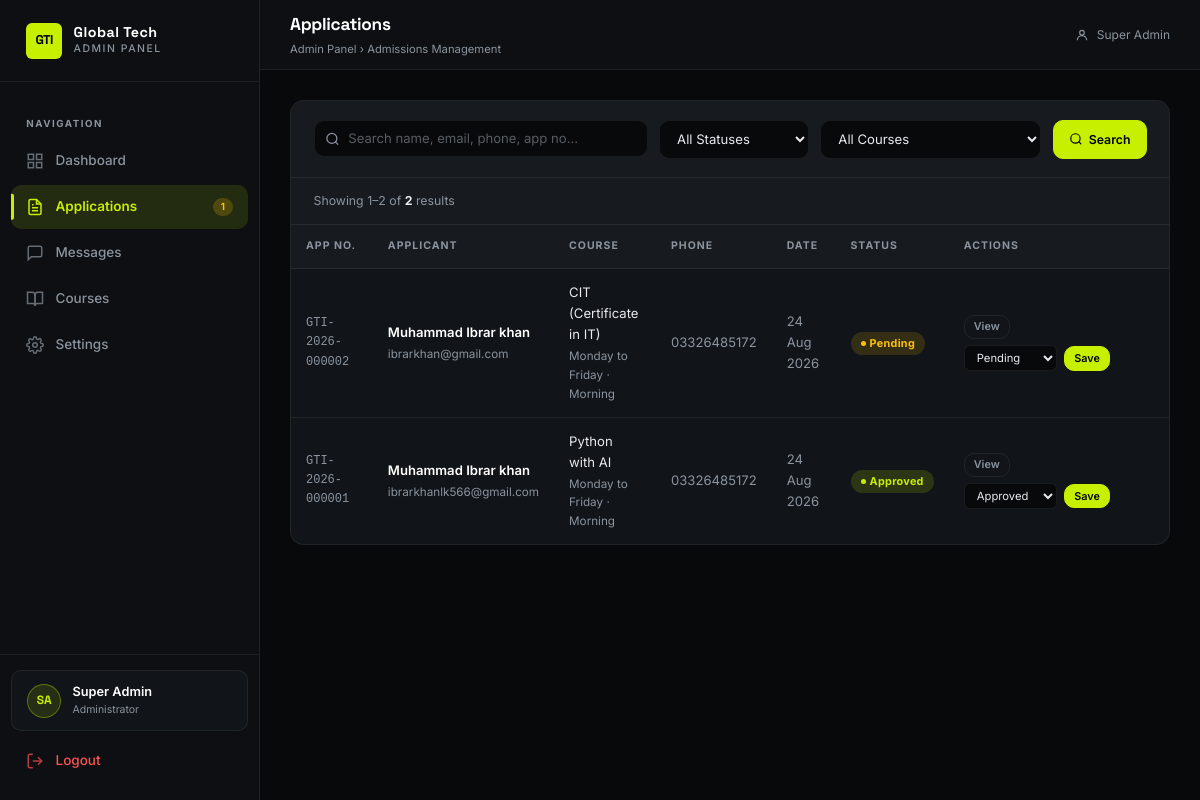
Page /admin/applications.php (signed in) on the committed database.
### tables this page shows
CREATE TABLE `applications` (
  `id` int(11) NOT NULL AUTO_INCREMENT,
  `application_no` varchar(25) NOT NULL DEFAULT '',
  `full_name` varchar(100) NOT NULL,
  `father_name` varchar(100) DEFAULT NULL,
  `email` varchar(150) NOT NULL,
  `phone` varchar(50) NOT NULL,
  `whatsapp` varchar(50) DEFAULT NULL,
  `date_of_birth` date DEFAULT NULL,
  `gender` enum('Male','Female','Other') DEFAULT NULL,
  `address` text DEFAULT NULL,
  `city` varchar(100) DEFAULT NULL,
  `course_id` int(11) NOT NULL,
  `batch` varchar(50) DEFAULT NULL,
  `timing` varchar(50) DEFAULT NULL,
  `education` varchar(100) DEFAULT NULL,
  `institution` varchar(150) DEFAULT NULL,
  `message` text DEFAULT NULL,
  `document_path` varchar(255) DEFAULT NULL,
  `status` enum('pending','reviewing','approved','rejected') NOT NULL DEFAULT 'pending',
  `admin_notes` text DEFAULT NULL,
  `created_at` timestamp NOT NULL DEFAULT current_timestamp(),
  `updated_at` timestamp NOT NULL DEFAULT current_timestamp() ON UPDATE current_timestamp(),
  PRIMARY KEY (`id`),
  UNIQUE KEY `uq_applications_no` (`application_no`),
  KEY `idx_applications_course` (`course_id`),
  KEY `idx_applications_status` (`status`),
  KEY `idx_applications_email` (`email`),
  KEY `idx_applications_created` (`created_at`),
  CONSTRAINT `fk_applications_course` FOREIGN KEY (`course_id`) REFERENCES `courses` (`id`) ON UPDATE CASCADE
);

CREATE TABLE `courses` (
  `id` int(11) NOT NULL AUTO_INCREMENT,
  `title` varchar(150) NOT NULL,
  `slug` varchar(150) NOT NULL,
  `short_description` text DEFAULT NULL,
  `description` longtext DEFAULT NULL,
  `duration` varchar(50) DEFAULT NULL,
  `level` varchar(50) DEFAULT NULL,
  `image` varchar(255) DEFAULT NULL,
  `status` enum('active','inactive') NOT NULL DEFAULT 'active',
  `sort_order` int(11) NOT NULL DEFAULT 0,
  `created_at` timestamp NOT NULL DEFAULT current_timestamp(),
  `updated_at` timestamp NOT NULL DEFAULT current_timestamp() ON UPDATE current_timestamp(),
  PRIMARY KEY (`id`),
  UNIQUE KEY `uq_courses_slug` (`slug`),
  KEY `idx_courses_status` (`status`),
  KEY `idx_courses_sort` (`sort_order`)
);

### includes/functions.php (called while the page is built, shortened)
<?php
function e(?string $string): string {
    return htmlspecialchars($string ?? '', ENT_QUOTES | ENT_SUBSTITUTE, 'UTF-8');
}
function format_date(string $date, string $format = 'd M Y'): string {
    try {
        return date($format, strtotime($date));
    } catch (\Exception $e) {
        return $date;
    }
}
function get_status_badge_class(string $status): string {
    return match(strtolower($status)) {
        'pending'    => 'badge-warning',
        'reviewing'  => 'badge-info',
        'approved'   => 'badge-success',
        'rejected'   => 'badge-danger',
        'unread'     => 'badge-warning',
        'read'       => 'badge-info',
        'replied'    => 'badge-success',
        'archived'   => 'badge-muted',
        'active'     => 'badge-success',
        'inactive'   => 'badge-danger',
        default      => 'badge-muted',
    };
}
function get_pagination_offset(int $page, int $per_page): int {
    return max(0, ($page - 1) * $per_page);
}
function get_current_page(): int {
    return max(1, (int)($_GET['page'] ?? 1));
}
?>

### admin/applications.php (the view, shortened to what this page needs)
<?php
require_once '../includes/functions.php';
$pdo = db();
$pending_count = (int)$pdo->query("SELECT COUNT(*) FROM applications WHERE status='pending'")->fetchColumn();
$q             = trim($_GET['q'] ?? '');
$status_filter = trim($_GET['status'] ?? '');
$course_filter = trim($_GET['course_id'] ?? '');
$per_page      = 20;
$page          = get_current_page();
$valid_statuses = ['pending', 'reviewing', 'approved', 'rejected'];
$where  = 'WHERE 1=1';
$params = [];
$count_stmt = $pdo->prepare("SELECT COUNT(*) FROM applications a $where");
$count_stmt->execute($params);
$total_items = (int)$count_stmt->fetchColumn();
$total_pages = max(1, (int)ceil($total_items / $per_page));
$page        = min($page, $total_pages);
$offset      = get_pagination_offset($page, $per_page);
$stmt = $pdo->prepare("
    SELECT a.*, c.title as course_title
    FROM applications a
    JOIN courses c ON a.course_id = c.id
    $where
    ORDER BY a.id DESC
    LIMIT $per_page OFFSET $offset
");
$stmt->execute($params);
$applications = $stmt->fetchAll();
$active_page = 'applications';
$page_title  = 'Applications';
$page_sub    = 'Admissions Management';
?>
<!DOCTYPE html>
<html lang="en">
<head>
    <link rel="stylesheet" href="assets/css/admin.css">
</head>
<body>
<div class="admin-layout">
    <?php include __DIR__ . '/includes/sidebar.php'; ?>
    <main class="admin-main">
        <?php include __DIR__ . '/includes/header.php'; ?>
        <div class="admin-content">
            <div class="section-card">
                <form method="GET" action="">
                    <div class="filter-bar">
                        <div class="filter-search">
                            <input type="text" name="q" class="form-control" placeholder="Search name, email, phone, app no…" value="<?= e($q) ?>">
                        </div>
                        <div class="filter-select">
                            <select name="status" class="form-control" onchange="this.form.submit()">
                                <option value="">All Statuses</option>
                            </select>
                        </div>
                        <div class="filter-select">
                            <select name="course_id" class="form-control" onchange="this.form.submit()">
                                <option value="">All Courses</option>
                            </select>
                        </div>
                        <button type="submit" class="btn-admin btn-primary-admin">
                            <svg viewBox="0 0 24 24" fill="none" stroke="currentColor" stroke-width="2"><circle cx="11" cy="11" r="8"/><line x1="21" y1="21" x2="16.65" y2="16.65"/></svg>
                            Search
                        </button>
                    </div>
                </form>
                <div style="padding:0.875rem 1.5rem; border-bottom:1px solid var(--border); font-size:0.82rem; color:var(--muted); display:flex; justify-content:space-between; align-items:center; background:var(--surface-2);">
                    <span>
                        Showing <?= number_format(min(($page-1)*$per_page+1, $total_items)) ?>–<?= number_format(min($page*$per_page, $total_items)) ?> of <strong style="color:var(--text)"><?= number_format($total_items) ?></strong> results
                    </span>
                </div>
                <div class="table-wrapper">
                    <?php if (empty($applications)): ?>
                    <div class="empty-state">
                        <div class="empty-state-icon">
                            <svg viewBox="0 0 24 24" fill="none" stroke="currentColor" stroke-width="2"><path d="M14 2H6a2 2 0 0 0-2 2v16a2 2 0 0 0 2 2h12a2 2 0 0 0 2-2V8z"/><polyline points="14 2 14 8 20 8"/></svg>
                        </div>
                        <h3>No applications found</h3>
                        <p><?= $q || $status_filter || $course_filter ? 'Try adjusting your search or filters.' : 'Applications submitted via the Apply page will appear here.' ?></p>
                    </div>
                    <?php else: ?>
                    <table class="data-table">
                        <thead>
                            <tr>
                                <th>App No.</th>
                                <th>Applicant</th>
                                <th>Course</th>
                                <th>Phone</th>
                                <th>Date</th>
                                <th>Status</th>
                                <th style="min-width:220px;">Actions</th>
                            </tr>
                        </thead>
                        <tbody>
                            <?php foreach ($applications as $app): ?>
                            <tr id="row-<?= (int)$app['id'] ?>">
                                <td data-label="App No." class="mono"><?= e($app['application_no']) ?></td>
                                <td data-label="Applicant">
                                    <div class="name-cell"><?= e($app['full_name']) ?></div>
                                    <div class="sub-cell"><?= e($app['email']) ?></div>
                                </td>
                                <td data-label="Course">
                                    <?= e($app['course_title']) ?>
                                    <?php if ($app['batch'] || $app['timing']): ?>
                                    <div class="sub-cell"><?= e($app['batch']) ?><?= $app['batch'] && $app['timing'] ? ' · ' : '' ?><?= e($app['timing']) ?></div>
                                    <?php endif; ?>
                                </td>
                                <td data-label="Phone" style="color:var(--muted);"><?= e($app['phone']) ?></td>
                                <td data-label="Date" style="color:var(--muted);"><?= format_date($app['created_at']) ?></td>
                                <td data-label="Status">
                                    <span class="badge <?= get_status_badge_class($app['status']) ?>" id="badge-<?= (int)$app['id'] ?>">
                                        <span class="badge-dot"></span>
                                        <?= ucfirst(e($app['status'])) ?>
                                    </span>
                                </td>
                                <td data-label="Actions">
                                    <div style="display:flex;gap:6px;align-items:center;flex-wrap:wrap;">
                                        <a href="application_view.php?id=<?= (int)$app['id'] ?>" class="btn-admin btn-ghost btn-xs">View</a>
                                        <div class="inline-form">
                                            <select class="status-select" id="sel-<?= (int)$app['id'] ?>" style="font-size:0.75rem;">
                                                <?php foreach ($valid_statuses as $s): ?>
                                                <option value="<?= e($s) ?>" <?= $app['status'] === $s ? 'selected' : '' ?>><?= ucfirst($s) ?></option>
                                                <?php endforeach; ?>
                                            </select>
                                            <button
                                                class="btn-admin btn-primary-admin btn-xs"
                                                onclick="updateStatus(<?= (int)$app['id'] ?>)"
                                                id="savebtn-<?= (int)$app['id'] ?>">
                                                Save
                                            </button>
                                        </div>
                                    </div>
                                </td>
                            </tr>
                            <?php endforeach; ?>
                        </tbody>
                    </table>
                    <?php endif; ?>
                </div>
            </div>
        </div>
    </main>
</div>
</body>
</html>

### admin/includes/sidebar.php (shortened to what this page needs)
<?php
$admin_name = $_SESSION['admin_name'] ?? 'Admin';
$admin_initials = implode('', array_map(fn($part) => strtoupper($part[0] ?? ''), array_slice(explode(' ', $admin_name), 0, 2)));
$nav_items = [
    'dashboard'    => ['label' => 'Dashboard',    'href' => 'dashboard.php',    'icon' => '<svg viewBox="0 0 24 24" fill="none" stroke="currentColor" stroke-width="2"><rect x="3" y="3" width="7" height="7"/><rect x="14" y="3" width="7" height="7"/><rect x="14" y="14" width="7" height="7"/><rect x="3" y="14" width="7" height="7"/></svg>'],
    'applications' => ['label' => 'Applications', 'href' => 'applications.php', 'icon' => '<svg viewBox="0 0 24 24" fill="none" stroke="currentColor" stroke-width="2"><path d="M14 2H6a2 2 0 0 0-2 2v16a2 2 0 0 0 2 2h12a2 2 0 0 0 2-2V8z"/><polyline points="14 2 14 8 20 8"/><line x1="16" y1="13" x2="8" y2="13"/><line x1="16" y1="17" x2="8" y2="17"/><polyline points="10 9 9 9 8 9"/></svg>'],
    'messages'     => ['label' => 'Messages',     'href' => 'messages.php',     'icon' => '<svg viewBox="0 0 24 24" fill="none" stroke="currentColor" stroke-width="2"><path d="M21 15a2 2 0 0 1-2 2H7l-4 4V5a2 2 0 0 1 2-2h14a2 2 0 0 1 2 2z"/></svg>'],
    'courses'      => ['label' => 'Courses',      'href' => 'courses.php',      'icon' => '<svg viewBox="0 0 24 24" fill="none" stroke="currentColor" stroke-width="2"><path d="M2 3h6a4 4 0 0 1 4 4v14a3 3 0 0 0-3-3H2z"/><path d="M22 3h-6a4 4 0 0 0-4 4v14a3 3 0 0 1 3-3h7z"/></svg>'],
    'settings'     => ['label' => 'Settings',     'href' => 'settings.php',     'icon' => '<svg viewBox="0 0 24 24" fill="none" stroke="currentColor" stroke-width="2"><circle cx="12" cy="12" r="3"/><path d="M19.4 15a1.65 1.65 0 0 0 .33 1.82l.06.06a2 2 0 0 1-2.83 2.83l-.06-.06a1.65 1.65 0 0 0-1.82-.33 1.65 1.65 0 0 0-1 1.51V21a2 2 0 0 1-4 0v-.09A1.65 1.65 0 0 0 9 19.4a1.65 1.65 0 0 0-1.82.33l-.06.06a2 2 0 0 1-2.83-2.83l.06-.06A1.65 1.65 0 0 0 4.68 15a1.65 1.65 0 0 0-1.51-1H3a2 2 0 0 1 0-4h.09A1.65 1.65 0 0 0 4.6 9a1.65 1.65 0 0 0-.33-1.82l-.06-.06a2 2 0 0 1 2.83-2.83l.06.06A1.65 1.65 0 0 0 9 4.68a1.65 1.65 0 0 0 1-1.51V3a2 2 0 0 1 4 0v.09a1.65 1.65 0 0 0 1 1.51 1.65 1.65 0 0 0 1.82-.33l.06-.06a2 2 0 0 1 2.83 2.83l-.06.06A1.65 1.65 0 0 0 19.4 9a1.65 1.65 0 0 0 1.51 1H21a2 2 0 0 1 0 4h-.09a1.65 1.65 0 0 0-1.51 1z"/></svg>'],
];
?>
<aside class="admin-sidebar" id="adminSidebar">
    <div class="sidebar-brand">
        <div class="sidebar-logo-mark">GTI</div>
        <div class="sidebar-brand-text">
            <span class="brand-name">Global Tech</span>
            <span class="brand-sub">Admin Panel</span>
        </div>
    </div>
    <nav class="sidebar-nav">
        <div class="nav-section-label">Navigation</div>
        <?php foreach ($nav_items as $key => $item): ?>
        <a href="<?= e($item['href']) ?>"
           class="sidebar-link <?= ($active_page ?? '') === $key ? 'active' : '' ?>">
            <?= $item['icon'] ?>
            <span><?= e($item['label']) ?></span>
            <?php if ($key === 'applications' && !empty($pending_count) && $pending_count > 0): ?>
            <span class="sidebar-badge" style="background: rgba(255,193,7,0.2); color: #ffc107;"><?= min($pending_count, 99) ?></span>
            <?php endif; ?>
        </a>
        <?php endforeach; ?>
    </nav>
    <div class="sidebar-footer">
        <div class="sidebar-user">
            <div class="user-avatar"><?= e($admin_initials) ?></div>
            <div class="user-info">
                <div class="user-name"><?= e($admin_name) ?></div>
                <div class="user-role">Administrator</div>
            </div>
        </div>
        <a href="logout.php" class="sidebar-link" style="color: #ff5252;" onclick="return confirm('Are you sure you want to logout?')">
            <svg viewBox="0 0 24 24" fill="none" stroke="currentColor" stroke-width="2" style="color:#ff5252;">
                <path d="M9 21H5a2 2 0 0 1-2-2V5a2 2 0 0 1 2-2h4"/>
                <polyline points="16 17 21 12 16 7"/>
                <line x1="21" y1="12" x2="9" y2="12"/>
            </svg>
            <span>Logout</span>
        </a>
    </div>
</aside>

### admin/includes/header.php (shortened to what this page needs)
<header class="admin-header">
    <div class="header-title">
        <h1><?= e($page_title ?? 'Dashboard') ?></h1>
        <?php if (!empty($page_sub)): ?>
        <div class="breadcrumb">Admin Panel › <?= e($page_sub) ?></div>
        <?php endif; ?>
    </div>
    <div class="header-actions">
        <div style="font-size:0.8rem; color: var(--muted); display:flex; align-items:center; gap:0.5rem;">
            <svg width="14" height="14" viewBox="0 0 24 24" fill="none" stroke="currentColor" stroke-width="2">
                <circle cx="12" cy="8" r="4"/><path d="M20 21a8 8 0 1 0-16 0"/>
            </svg>
            <?= e($_SESSION['admin_name'] ?? 'Admin') ?>
        </div>
    </div>
</header>

### rows in the picture
applications: application_no "GTI-2026-000002", full_name "Muhammad Ibrar khan", email "ibrarkhan@gmail.com", course.title "CIT (Certificate in IT)", batch "Monday to Friday", timing "Morning", phone "03326485172", created_at "24 Aug 2026", status "Pending", status+id "Pending"
applications: application_no "GTI-2026-000001", full_name "Muhammad Ibrar khan", email "ibrarkhanlk566@gmail.com", course.title "Python with AI", batch "Monday to Friday", timing "Morning", phone "03326485172", created_at "24 Aug 2026", status "Approved", status+id "Approved"

### other values in the picture
$item['label'] "Dashboard"
$item['label'] "Applications"
min($pending_count, 99) "1"
$item['label'] "Messages"
$item['label'] "Courses"
$item['label'] "Settings"
$admin_initials "SA"
$admin_name "Super Admin"
$page_title "Applications"
$page_sub "Admissions Management"
$_SESSION['admin_name'] "Super Admin"
min(($page-1)*$per_page+1, $total_items) "1"
min($page*$per_page, $total_items) "2"
$total_items "2"
